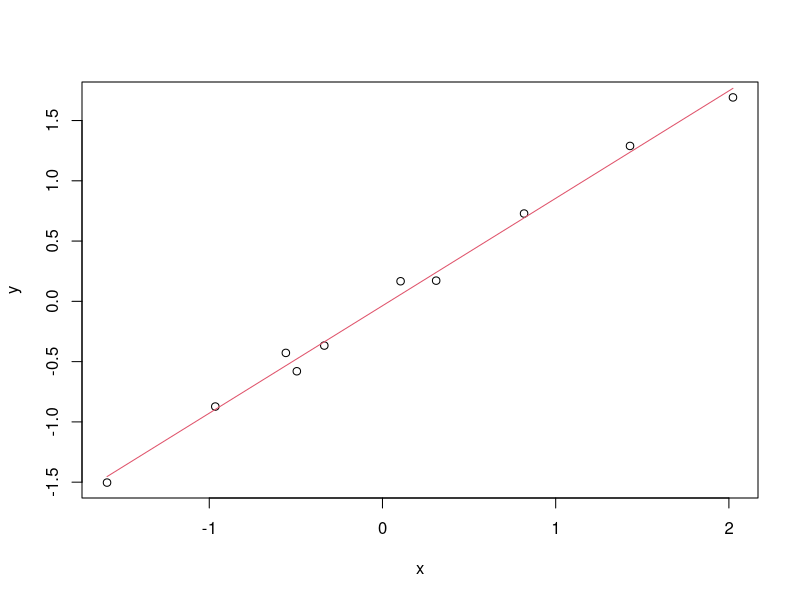

This chart was generated by the following R code:

## Best fit line

# We check the x and y are column vectors.


# Generate Random Numbers or Read from file -------------------------------


x <- rnorm(10)
y <- 0.87*x+rnorm(10, sd=0.1)

plot(x,y)

if (length(x) != length(y)) {
  warning(" X size not equal to Y size, check the elements NA!")
 
}

# Solve the least squares problem, A*x ~= b.

fit <- lm(y ~x)

# Summary -----------------------------------------------------------------
residuals(fit)


summary(fit)

# Plot Results ------------------------------------------------------------

x0 <- seq(min(x), max(x), length = 5)  ## prediction grid
y0 <- predict.lm(fit, newdata = list(x = x0))  ## predicted values
lines(x0, y0, col = 2)  ## add regression curve (colour: red)
